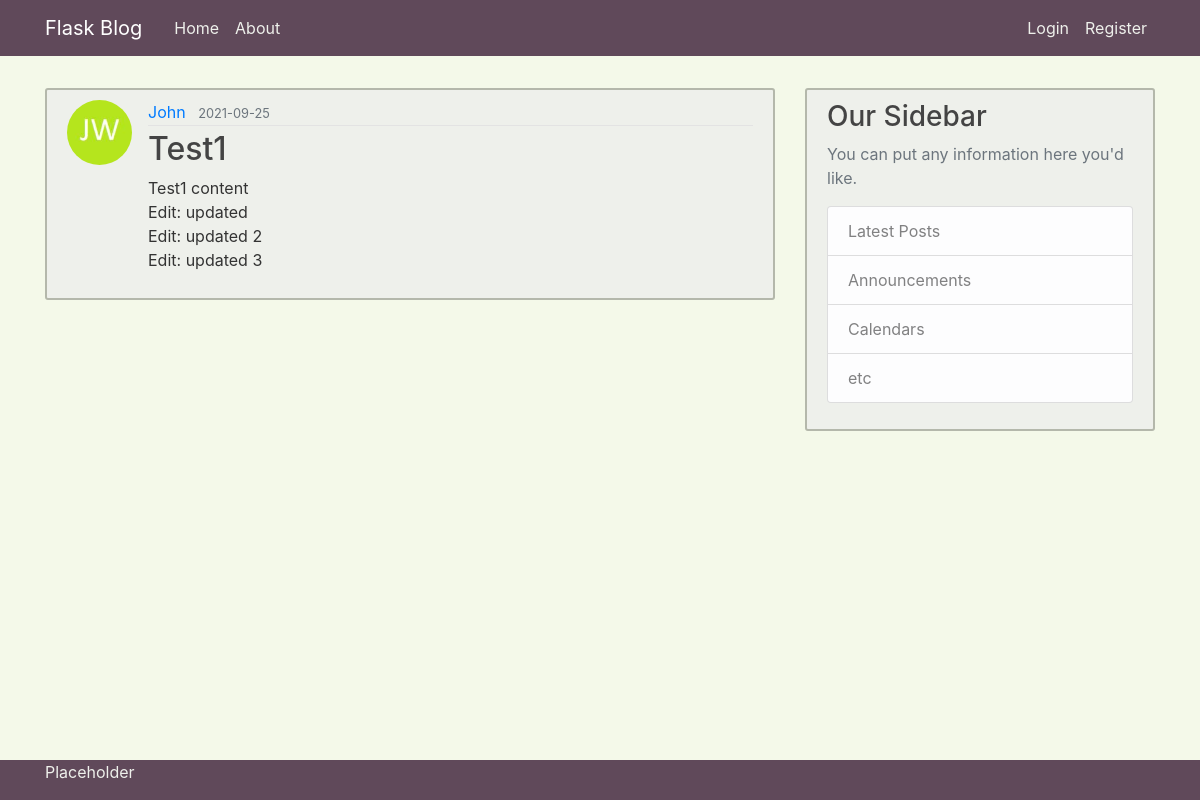
/post/1, run on the app's committed database.
### flaskblog/models.py (models this page shows, shortened)
class User(db.Model, UserMixin):
    id = db.Column(db.Integer, primary_key=True)
    username = db.Column(db.String(20), unique=True, nullable=False)
    email = db.Column(db.String(120), unique=True, nullable=False)
    image_file = db.Column(db.String(20), nullable=False, default='default.jpg')
    password = db.Column(db.String(60), nullable=False)
    posts = db.relationship('Post', backref='author', lazy=True)

class Post(db.Model):
    id = db.Column(db.Integer, primary_key=True)
    title = db.Column(db.String(100), nullable=False)
    date_posted = db.Column(db.DateTime, nullable=False, default=datetime.utcnow())
    content = db.Column(db.Text, nullable=False)
    user_id = db.Column(db.Integer, db.ForeignKey('user.id'), nullable=False)

### flaskblog/routes.py (the view)
@app.route('/post/<int:post_id>')
def post(post_id):
    post = Post.query.get_or_404(post_id)
    return render_template('post.html', title=post.title, post=post)

### flaskblog/templates/post.html (shortened to what this page needs)
{% extends "layout.html" %}
{% block content %}
    <article class="media content-section">
        <img class="rounded-circle article-img"
        src="{{ url_for('static', filename='profile_pictures/' + post.author.image_file) }}" alt="">
    <div class="media-body">
        <div class="article-metadata">
            <a class="mr-2" href="{{ url_for('user_posts', username=post.author.username) }}">{{ post.author.username }}</a>
            <small class="text-muted">{{ post.date_posted.strftime('%Y-%m-%d') }}</small>
        </div>
        <h2 class="article-title">{{ post.title }}</h2>
        <p class="article-content">{{ post.content }}</p>
    </div>
    </article>
{% endblock content %}

### flaskblog/static/main.css (style rules this page uses)
body { background: #f4f9e9; color: #333333; margin-top: 5.5rem; margin-bottom: 5.5rem; }
h1, h2, h3, h4, h5, h6 { color: #444444; }
.content-section { background: #eef0eb; padding: 10px 20px; border: 2px solid #b4b8ab; border-radius: 3px; margin-bottom: 20px; }
.article-title { color: #444444; }
.article-content { white-space: pre-line; }
.article-img { height: 65px; width: 65px; margin-right: 16px; }
.article-metadata { padding-bottom: 1px; margin-bottom: 4px; border-bottom: 1px solid #e3e3e3 }

### data on the page
User: image_file (picture), author.username "John"
Post: date_posted "2021-09-25", title "Test1", content "Test1 content Edit: updated Edit: updated 2 Edit: updated 3"
